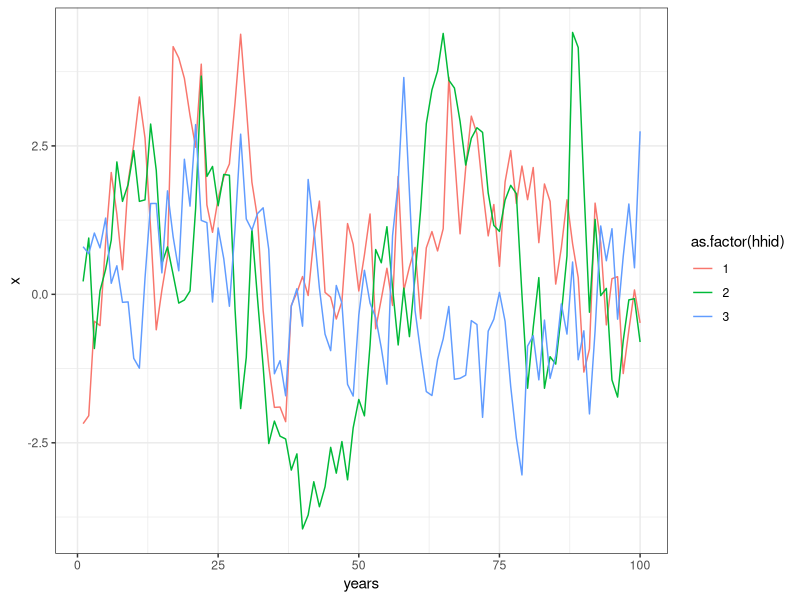
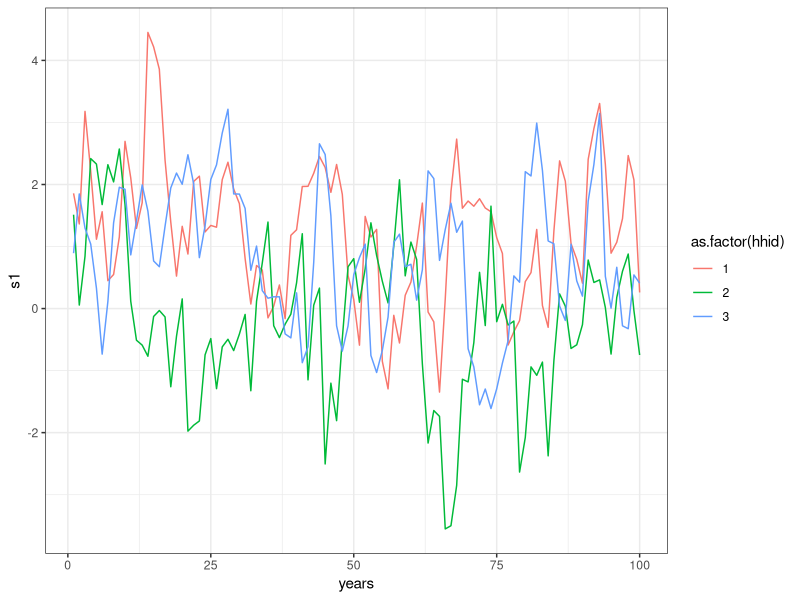

Source code (R) for these figures, in order:
#### ---- Project: APHRC Wash Data ----
#### ---- Task: Simulation ----
#### ---- Sub-task: Simulate S1 and S2 based on AR1 covariates and switch prop. ----
#### ---- By: Steve and Jonathan ----
#### ---- Date: 2019 Nov 09 (Sat) ----

library(mvtnorm)
library(data.table)
library(dplyr)
options(dplyr.width = Inf)

library(tidyr)
library(tibble)
library(nlme)

library(ggplot2)
theme_set(theme_bw() +
   theme(panel.spacing=grid::unit(0,"lines")))

set.seed(7777)

# Simulation parameters
nsims <- 1		# Number of simulations to run
nHH <- 3			# Number of HH (primary units) per year

nyrs <- 100		# Number of years to simulate
yrs <- 1:nyrs 	# Years to simulate
N <- nyrs * nHH

# AR1 process simulation
phi <- 0.8
sdeps <- 1

ar1Fun <- function(phi, sdeps, nyrs, nHH){
	
	# Simulate for every HH for all the years
	df_list <- list()
	for (hh in 1:nHH){
		sdAsymp <- sdeps/sqrt(1 - phi^2)
		x0 <- rnorm(1, 0, sdAsymp)
		eps <- rnorm(nyrs, 0, sdeps)
		x <- numeric(nyrs)
		years <- numeric(nyrs)
		for (yr in 1:nyrs){
			years[[yr]] <- yr
			xprev <- ifelse(yr==1, x0, x[[yr-1]])
			x[[yr]] <- phi*xprev + eps[[yr]]
		}
		dat <- data.frame(x = x, years = years, hhid = hh)
		df_list[[hh]] <- dat
	}
	## Rewrite this with bind_rows; you will be happy
	df <- do.call(rbind, df_list) # Merge all the dataset for all the HH
	return(df)
}

## Try the ar1Fun function
x1_df <- ar1Fun(phi = 0.8, sdeps = 1, nyrs = 100, nHH = 3)

print(x1_df)

print(ggplot(x1_df, aes(x = years, y = x, colour = as.factor(hhid), group = as.factor(hhid)))
	+ geom_line()
#	+ scale_colour_viridis_d(name = "HHID")
)

## Simulate Unmeasured (xu) and Measured (xm) covariates
xu <- ar1Fun(phi = phi, sdeps = sdeps, nyrs = nyrs, nHH = nHH)
xm <- ar1Fun(phi = phi, sdeps = sdeps, nyrs = nyrs, nHH = nHH)

## Create dataframe of the two covariates
temp_df <- (xu
	%>% setnames("x", "xu")
	%>% right_join(xm)
	%>% setnames("x", "xm")
)


# True parameter values

## Intercept (change to gain and lose?)
s1_B0 <- 0.2
s2_B0 <- 0.3

## Measured
s1_M <- 0.4
s2_M <- 0.5

## Unmeasured
s1_U <- 0.6
s2_U <- 0.7

## Covariance
s1_sd <- 0.5
s2_sd <- 0.3
cor_s1s2 <- 0.20

# Construct covariance matrix
## Correlation matrix
corMat <- matrix(
	c(1, cor_s1s2
		, cor_s1s2, 1
	), 2, 2
)

sdVec <- c(s1_sd, s2_sd)
varMat <- sdVec %*% t(sdVec)
varMat
corMat
# matrix
covMat <- varMat * corMat
covMat

# Simulate B0 for each year and then merge to temp_df data. Different HHs have same B0 for same year
betas0 <- (MASS::mvrnorm(nyrs
		, mu = c(s1_B0, s2_B0)
		, Sigma = covMat
		, empirical = TRUE
	)
	%>% data.frame()
	%>% mutate(years = 1:nyrs)
	%>% right_join(temp_df)
	%>% select(c("X1", "X2"))
	%>% setnames(names(.), c("s1_B0", "s2_B0"))
)
print(betas0)

# Question: Should we also simulate HH randef?

## Simulate HH-level random effects (residual error)
hhRE <- MASS::mvrnorm(nHH
	, mu = c(0, 0)
	, Sigma = covMat
	, empirical = TRUE
)
hhRE <- hhRE[temp_df$hhid, ]

dat <- (temp_df
	%>% mutate(s1 = betas0[,1] + s1_M*xm + s1_U*xu + hhRE[,1]
		, s2 = betas0[,2] + s2_M*xm + s2_U*xu + hhRE[,2]  
		, s1bin = rbinom(N, 1, plogis(s1))
		, s2bin = rbinom(N, 1, plogis(s2))
	)
)

print(data.frame(dat))

## Plot simulated services (continuous)

print(ggplot(dat, aes(x = years, y = s1, colour = as.factor(hhid), group = as.factor(hhid)))
	+ geom_line()
#	+ scale_colour_viridis_d(name = "HHID")
)


quit()


save(file = "simSwitch.rda"
	, corMat
	, covMat
)

